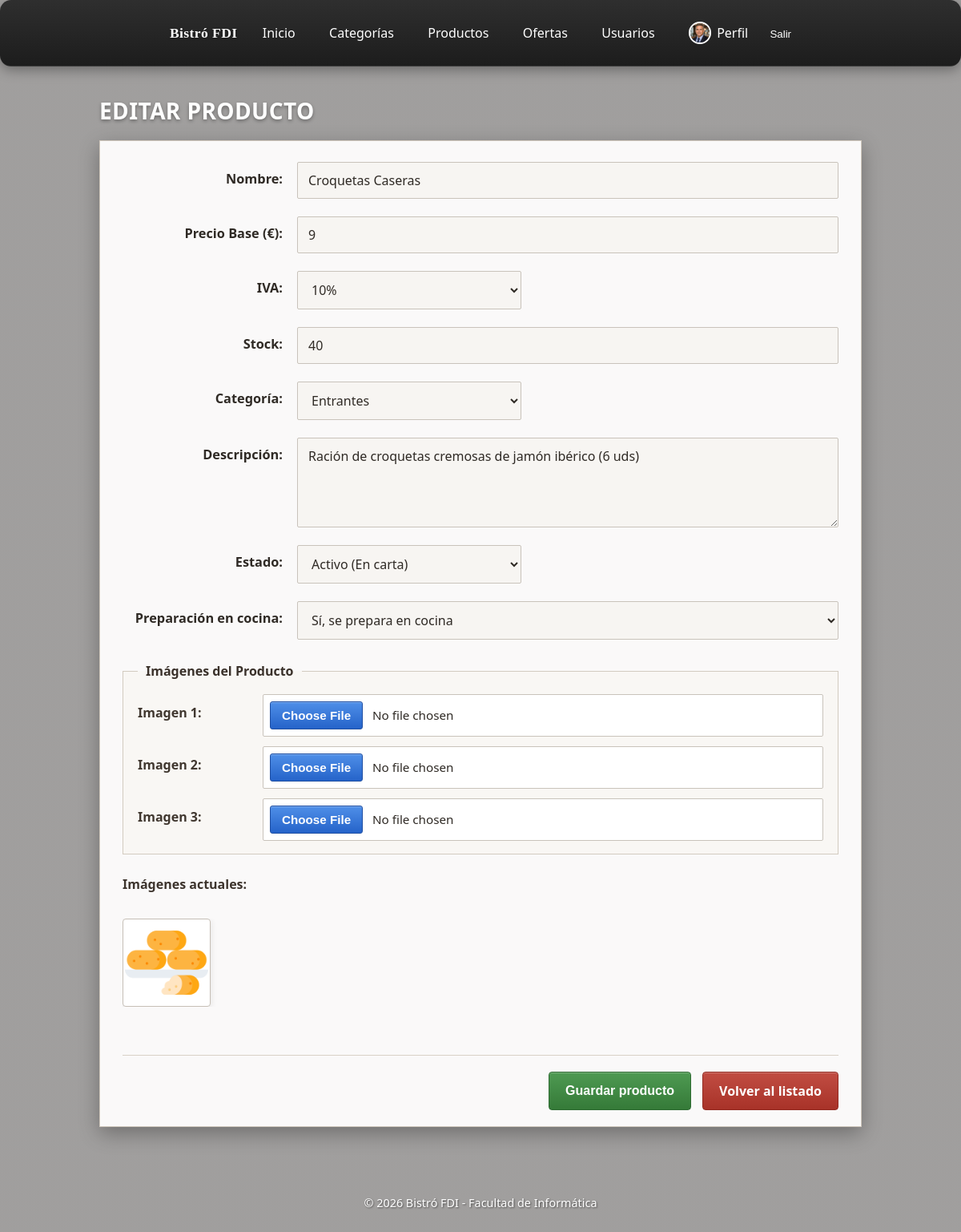
Screenshot of /includes/vistas/admin/editar_producto.php?id=2 (signed in) with the database file from the repository.
### tables this page shows
CREATE TABLE productos (
    id INT AUTO_INCREMENT PRIMARY KEY,
    id_categoria INT NOT NULL,
    nombre VARCHAR(150) NOT NULL,
    descripcion TEXT DEFAULT NULL,
    precio_base DECIMAL(10,2) NOT NULL DEFAULT 0.00,
    stock INT NOT NULL DEFAULT 0,
    imagen VARCHAR(255) DEFAULT NULL,
    iva DECIMAL(5,2) NOT NULL DEFAULT 10.00,
    ofertado TINYINT(1) NOT NULL DEFAULT 0,
    requiere_cocina TINYINT(1) NOT NULL DEFAULT 1,
    disponible TINYINT(1) NOT NULL DEFAULT 1,

    CONSTRAINT fk_productos_categoria
        FOREIGN KEY (id_categoria) REFERENCES categorias(id)
        ON UPDATE CASCADE
        ON DELETE RESTRICT,

    INDEX idx_productos_categoria (id_categoria),
    INDEX idx_productos_disponible (disponible),
    INDEX idx_productos_ofertado (ofertado)
);

### includes/negocio/CategoriaDTO.php (called while the page is built, shortened)
<?php
class CategoriaDTO
{
    public ?int $id;
    public string $nombre;
    public function __construct(
        ?int $id = null,
        string $nombre = '',
        string $descripcion = '',
        ?string $imagen = 'default.png'
    ) {
        $this->id = $id;
        $this->nombre = $nombre;
    }
    public function getId(): ?int
    {
        return $this->id;
    }
    public function getNombre(): string
    {
        return $this->nombre;
    }
}

### includes/integracion/CategoriaDAO.php (called while the page is built, shortened)
<?php
require_once __DIR__ . '/../negocio/CategoriaDTO.php';
class CategoriaDAO
{
    private mysqli $db;
    public function __construct(mysqli $db)
    {
        $this->db = $db;
    }
    public function listarTodas(): array
    {
        $sql = 'SELECT id, nombre, descripcion, imagen FROM categorias ORDER BY nombre ASC';
        $stmt = $this->db->prepare($sql);
        $stmt->execute();
        $resultado = $stmt->get_result();
        $categorias = [];
        while ($fila = $resultado->fetch_assoc()) {
            $categorias[] = new CategoriaDTO(
                (int) $fila['id'],
                (string) $fila['nombre'],
                $fila['descripcion'] !== null ? (string) $fila['descripcion'] : null,
                $fila['imagen'] !== null ? (string) $fila['imagen'] : null
            );
        }
        return $categorias;
    }
}

### includes/negocio/CategoriaService.php (called while the page is built, shortened)
<?php
require_once __DIR__ . '/../integracion/CategoriaDAO.php';
require_once __DIR__ . '/../negocio/CategoriaDTO.php';
class CategoriaService
{
    private CategoriaDAO $dao;
    public function __construct(mysqli $db)
    {
        $this->dao = new CategoriaDAO($db);
    }
    public function listarTodas(): array
    {
        return $this->dao->listarTodas();
    }
}

### includes/negocio/ProductoDTO.php (called while the page is built, shortened)
<?php
class ProductoDTO
{
    public string $nombre;
    public string $descripcion;
    public float $precio;
    public int $stock;
    public ?string $imagen;
    public ?int $id_categoria;
    public int $ofertado;
    public int $requiere_cocina;
    public int $iva;
    public function __construct(
        ?int $id = null,
        string $nombre = '',
        string $descripcion = '',
        float $precio = 0.0,
        int $stock = 0,
        ?string $imagen = null,
        ?int $id_categoria = null,
        int $ofertado = 1,
        int $requiere_cocina = 1,
        int $iva = 21,
        ?string $categoria_nombre = null
    ) {
        $this->nombre = $nombre;
        $this->descripcion = $descripcion;
        $this->precio = $precio;
        $this->stock = max(0, $stock);
        $this->imagen = $imagen;
        $this->id_categoria = $id_categoria;
        $this->ofertado = $ofertado;
        $this->requiere_cocina = $requiere_cocina;
        $this->iva = $iva;
    }
    public function getNombre(): string
    {
        return $this->nombre;
    }
    public function getDescripcion(): string
    {
        return $this->descripcion;
    }
    public function getPrecio(): float
    {
        return $this->precio;
    }
    public function getStock(): int
    {
        return $this->stock;
    }
    public function getImagen(): ?string
    {
        return $this->imagen;
    }
    public function getIdCategoria(): ?int
    {
        return $this->id_categoria;
    }
    public function getOfertado(): int
    {
        return $this->ofertado;
    }
    public function getRequiereCocina(): int
    {
        return $this->requiere_cocina;
    }
    public function getIva(): int
    {
        return $this->iva;
    }
}

### includes/integracion/ProductoDAO.php (called while the page is built, shortened)
<?php
require_once __DIR__ . '/../negocio/ProductoDTO.php';
class ProductoDAO
{
    private mysqli $db;
    public function __construct(mysqli $db)
    {
    $this->db = $db;
    }
    private function mapear(array $row): ProductoDTO
    {
        return new ProductoDTO(
            isset($row['id']) ? (int) $row['id'] : null,
            (string) ($row['nombre'] ?? ''),
            $row['descripcion'] !== null ? (string) $row['descripcion'] : '',
            isset($row['precio_base']) ? (float) $row['precio_base'] : 0.0,
            isset($row['stock']) ? (int) $row['stock'] : 0,
            (string) ($row['imagen'] ?? ''),
            isset($row['id_categoria']) ? (int) $row['id_categoria'] : 0,
            isset($row['ofertado']) ? (int) $row['ofertado'] : 1,
            isset($row['requiere_cocina']) ? (int) $row['requiere_cocina'] : 1,
            isset($row['iva']) ? (int) $row['iva'] : 21
        );
    }
    public function obtenerPorId(int $id): ?ProductoDTO
    {
        $sql = "SELECT * FROM productos WHERE id = ?";
        $stmt = $this->db->prepare($sql);
        $stmt->bind_param('i', $id);
        $stmt->execute();
        $result = $stmt->get_result();
        $row = $result->fetch_assoc();
        return $row ? $this->mapear($row) : null;
    }
}

### includes/negocio/ProductoService.php (called while the page is built, shortened)
<?php
require_once __DIR__ . '/../integracion/ProductoDAO.php';
require_once __DIR__ . '/ProductoDTO.php';
class ProductoService
{
    private ProductoDAO $dao;
    public function __construct(?mysqli $db = null)
    {
    $this->dao = new ProductoDAO($db ?? Application::getInstance()->conexionBd());
    }
    public function obtenerProducto(int $id): ProductoDTO
    {
        return $this->dao->obtenerPorId($id) ?? new ProductoDTO();
    }
}

### includes/core/Application.php (called while the page is built, shortened)
<?php
class Application
{
    private static ?Application $instancia = null;
    private array $datosConexion = [];
    private ?mysqli $conexion = null;
    public static function getInstance(): Application
    {
        if (self::$instancia === null) {
            self::$instancia = new self();
        }
        return self::$instancia;
    }
    public function init(array $datosConexion, string $baseUrl, string $basePath): void
    {
        $this->datosConexion = $datosConexion;
    }
    public function conexionBd(): mysqli
    {
        if ($this->conexion === null) {
            $host = $this->datosConexion['host'] ?? 'localhost';
            $user = $this->datosConexion['user'] ?? '';
            $pass = $this->datosConexion['pass'] ?? '';
            $bd = $this->datosConexion['bd'] ?? '';
            $this->conexion = new mysqli($host, $user, $pass, $bd);
        }
        return $this->conexion;
    }
}

### includes/formularios/formularioEditarProducto.php (the view, shortened to what this page needs)
<?php
require_once __DIR__ . '/../core/formulario.php';
require_once __DIR__ . '/../negocio/ProductoDTO.php';
class FormularioEditarProducto extends Formulario
{
    private ProductoDTO $producto;
    private array $categorias;
    public function __construct(ProductoDTO $producto, array $categorias, ?string $id)
    {
        $this->producto = $producto;
        $this->categorias = $categorias;
    }
    protected function generaCamposFormulario(array $datos): string
    {
        $id = htmlspecialchars(
            (string) ($datos['id'] ?? $this->obtenerDatoProducto('id') ?? ''),
            ENT_QUOTES,
            'UTF-8'
        );
        $imagenActual = htmlspecialchars(
            (string) ($datos['imagen_actual'] ?? $this->obtenerDatoProducto('imagen') ?? ''),
            ENT_QUOTES,
            'UTF-8'
        );
        $nombre = htmlspecialchars(
            (string) ($datos['nombre'] ?? $this->obtenerDatoProducto('nombre') ?? ''),
            ENT_QUOTES,
            'UTF-8'
        );
        $precio = htmlspecialchars(
            (string) ($datos['precio_base'] ?? $this->obtenerDatoProducto('precio') ?? 0),
            ENT_QUOTES,
            'UTF-8'
        );
        $stock = htmlspecialchars(
            (string) ($datos['stock'] ?? $this->obtenerDatoProducto('stock') ?? 0),
            ENT_QUOTES,
            'UTF-8'
        );
        $descripcion = htmlspecialchars(
            (string) ($datos['descripcion'] ?? $this->obtenerDatoProducto('descripcion') ?? ''),
            ENT_QUOTES,
            'UTF-8'
        );
        $ivaSeleccionado = (string) ($datos['iva'] ?? $this->obtenerDatoProducto('iva') ?? 21);
        $categoriaSeleccionada = (string) ($datos['id_categoria'] ?? $this->obtenerDatoProducto('id_categoria') ?? 0);
        $ofertadoSeleccionado = (string) ($datos['ofertado'] ?? $this->obtenerDatoProducto('ofertado') ?? 1);
        $requiereCocinaSeleccionado = (string) ($datos['requiere_cocina'] ?? $this->obtenerDatoProducto('requiere_cocina') ?? 1);
        $opcionesCategorias = '<option value="">Selecciona una categoría</option>';
        foreach ($this->categorias as $cat) {
            $idCatRaw = $this->obtenerDatoGenerico($cat, 'id');
            $nombreCatRaw = $this->obtenerDatoGenerico($cat, 'nombre');
            $idCat = htmlspecialchars((string) $idCatRaw, ENT_QUOTES, 'UTF-8');
            $nombreCat = htmlspecialchars((string) $nombreCatRaw, ENT_QUOTES, 'UTF-8');
            $selected = ($categoriaSeleccionada === (string) $idCatRaw) ? 'selected' : '';
            $opcionesCategorias .= "<option value=\"$idCat\" $selected>$nombreCat</option>";
        }
        $imagenesActualesHtml = '';
        $imagenesProducto = (string) ($this->obtenerDatoProducto('imagen') ?? '');
        if (trim($imagenesProducto) !== '') {
            $imagenesActualesHtml .= '<p>Imágenes actuales:</p><div class="galeria-actual-producto">';
            $fotos = explode(',', $imagenesProducto);
            foreach ($fotos as $f) {
                $f = trim($f);
                if ($f !== '') {
                    $src = htmlspecialchars($f, ENT_QUOTES, 'UTF-8');
                    $rutaImagen = BASE_URL . '/img/productos/' . $src;
                    $imagenesActualesHtml .= "<img src=\"$rutaImagen\" alt=\"Imagen actual del producto\">";
                }
            }
            $imagenesActualesHtml .= '</div>';
        }
        $erroresHtml = self::generaListaErrores($this->errores);
        $sel4 = ($ivaSeleccionado === '4') ? 'selected' : '';
        $sel10 = ($ivaSeleccionado === '10') ? 'selected' : '';
        $sel21 = ($ivaSeleccionado === '21') ? 'selected' : '';
        $selAct = ($ofertadoSeleccionado === '1') ? 'selected' : '';
        $selInact = ($ofertadoSeleccionado === '0') ? 'selected' : '';
        $selCocinaSi = ($requiereCocinaSeleccionado === '1') ? 'selected' : '';
        $selCocinaNo = ($requiereCocinaSeleccionado === '0') ? 'selected' : '';
        $urlListado = BASE_URL . '/includes/vistas/admin/gestion_productos.php';
        return <<<HTML
$erroresHtml
<input type="hidden" name="id" value="$id">
<input type="hidden" name="imagen_actual" value="$imagenActual">
<div class="grupo-control">
    <label for="nombre">Nombre:</label>
    <input type="text" id="nombre" name="nombre" value="$nombre" required maxlength="100">
</div>
<div class="grupo-control">
    <label for="precio_base">Precio Base (€):</label>
    <input type="number" id="precio_base" name="precio_base" value="$precio" required min="0" max="9999.99" step="0.01">
</div>
<div class="grupo-control">
    <label for="iva">IVA:</label>
    <select id="iva" name="iva" required>
        <option value="4" $sel4>4%</option>
        <option value="10" $sel10>10%</option>
        <option value="21" $sel21>21%</option>
    </select>
</div>
<div class="grupo-control">
    <label for="stock">Stock:</label>
    <input type="number" id="stock" name="stock" value="$stock" required min="0" max="9999" step="1">
</div>
<div class="grupo-control">
    <label for="id_categoria">Categoría:</label>
    <select id="id_categoria" name="id_categoria" required>
        $opcionesCategorias
    </select>
</div>
<div class="grupo-control">
    <label for="descripcion">Descripción:</label>
    <textarea id="descripcion" name="descripcion" rows="4" maxlength="2000">$descripcion</textarea>
</div>
<div class="grupo-control">
    <label for="ofertado">Estado:</label>
    <select id="ofertado" name="ofertado" required>
        <option value="1" $selAct>Activo (En carta)</option>
        <option value="0" $selInact>Inactivo (Oculto)</option>
    </select>
</div>
<div class="grupo-control">
    <label for="requiere_cocina">Preparación en cocina:</label>
    <select id="requiere_cocina" name="requiere_cocina" required>
        <option value="1" $selCocinaSi>Sí, se prepara en cocina</option>
        <option value="0" $selCocinaNo>No, no se prepara en cocina</option>
    </select>
</div>
<fieldset class="bloque-imagenes-producto">
    <legend>Imágenes del Producto</legend>
    <div class="bloque-inputs-imagenes">
        <label for="foto1">Imagen 1:</label>
        <input type="file" id="foto1" name="foto1" accept=".jpg,.jpeg,.png,.webp,.gif,image/jpeg,image/png,image/webp,image/gif">
        <label for="foto2">Imagen 2:</label>
        <input type="file" id="foto2" name="foto2" accept=".jpg,.jpeg,.png,.webp,.gif,image/jpeg,image/png,image/webp,image/gif">
        <label for="foto3">Imagen 3:</label>
        <input type="file" id="foto3" name="foto3" accept=".jpg,.jpeg,.png,.webp,.gif,image/jpeg,image/png,image/webp,image/gif">
    </div>
</fieldset>
$imagenesActualesHtml
<div class="acciones-form">
    <button type="submit" class="btn-primario">Guardar producto</button>
    <a href="$urlListado" class="btn-secundario">Volver al listado</a>
</div>
HTML;
    }
    private function obtenerDatoProducto(string $campo)
    {
        return $this->obtenerDatoGenerico($this->producto, $campo);
    }
    private function obtenerDatoGenerico(object $objeto, string $campo)
    {
        $getter = 'get' . str_replace(' ', '', ucwords(str_replace('_', ' ', $campo)));
        if (method_exists($objeto, $getter)) {
            return $objeto->$getter();
        }
        return null;
    }
}

### rows the page displays
productos: nombre "Croquetas Caseras", stock "40", descripcion "Ración de croquetas cremosas de jamón ibérico (6 uds)", imagen (picture)

### other values shown
form field id_categoria "Entrantes"
